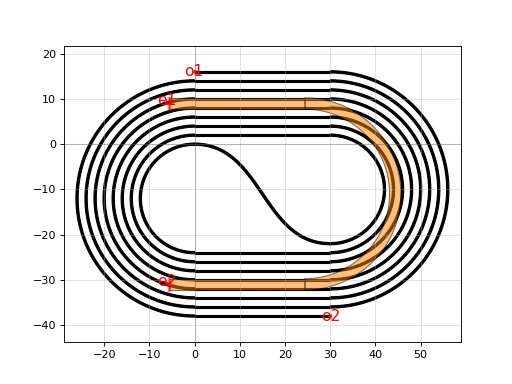

This chart was generated by the following Python code:
import gdsfactory as gf

c = gf.components.spiral_racetrack_heater_metal(straight_length=30, spacing=2, num=8, waveguide_cross_section='strip', heater_cross_section='heater_metal')
c.plot()
